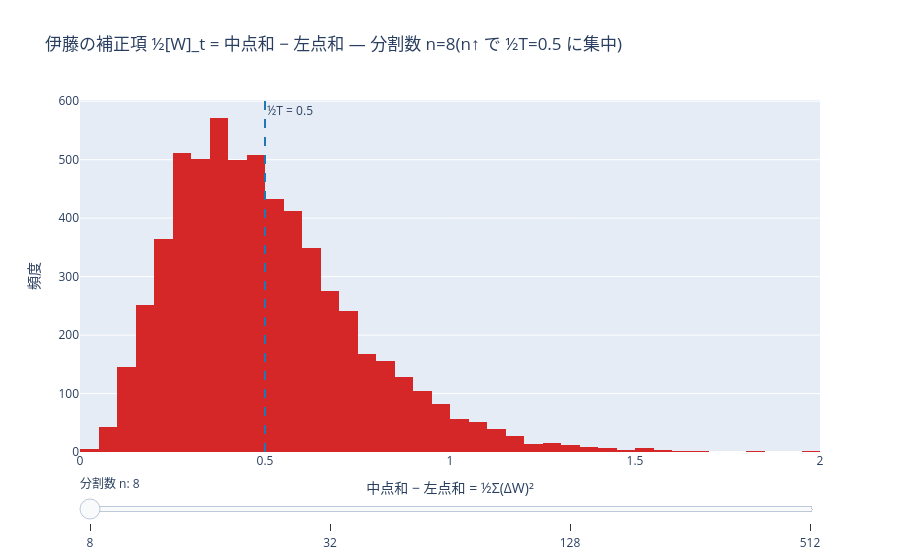

The notebook cell this image was saved under:
### Markdown cell above
### $\int_0^T W\,dW$ と伊藤 vs Stratonovich

左端点和は**伸縮（telescoping）**で厳密に評価できます。$\sum_i W_{t_i}\Delta W_i
=\tfrac12\big(W_T^2-\sum_i(\Delta W_i)^2\big)=\tfrac12\big(W_T^2-[W]_T\big)$ なので
$$\int_0^T W\,dW \;=\; \tfrac12 W_T^2 - \tfrac12 T \qquad(\text{伊藤}).$$
通常の微積分の $\tfrac12 W_T^2$ と比べた **$-\tfrac12 T$ が伊藤補正**です。
一方、中点評価（Stratonovich）は $\sum_i \tfrac12(W_{t_i}+W_{t_{i+1}})\Delta W_i=\tfrac12 W_T^2$ と
**厳密に**なり、補正は現れません。両者の差はちょうど $\tfrac12[W]_T\to\tfrac12 T$。

### Code cell
# 伊藤補正 = (中点和 − 左点和) = ½[W]_t → ½T （n↑ で集中）
pv.plotly_ito_correction().show()

# telescoping 恒等式は乱数に依らず厳密に成立
W = sde.brownian_paths(1.0, 400, 3000, rng=np.random.default_rng(3))
left = sde.ito_riemann_sum(W, alpha=0.0)
mid = sde.ito_riemann_sum(W, alpha=0.5)
qv = sde.quadratic_variation(W)
assert np.allclose(left, 0.5 * (W[:, -1] ** 2 - qv))   # 伊藤  ≡ ½(W_T² − [W]_T)
assert np.allclose(mid, 0.5 * W[:, -1] ** 2)            # Strat ≡ ½W_T²
print("telescoping 恒等式 OK   E[mid−left] =", float((mid - left).mean()), "≈ ½T = 0.5")

### Figure 1 — Plotly figure (JSON) as saved in the notebook; plotly's stock layout.template omitted (floating-point values rounded to 4 significant figures; data arrays with more than 128 entries replaced by an {"elided": "..."} marker saying what was removed)
{"data": [{"marker": {"color": "#d62728"}, "name": "n=8", "nbinsx": 60, "type": "histogram", "visible": true, "x": {"elided": "6000 float values"}}, {"marker": {"color": "#d62728"}, "name": "n=32", "nbinsx": 60, "type": "histogram", "visible": false, "x": {"elided": "6000 float values"}}, {"marker": {"color": "#d62728"}, "name": "n=128", "nbinsx": 60, "type": "histogram", "visible": false, "x": {"elided": "6000 float values"}}, {"marker": {"color": "#d62728"}, "name": "n=512", "nbinsx": 60, "type": "histogram", "visible": false, "x": {"elided": "6000 float values"}}], "layout": {"annotations": [{"showarrow": false, "text": "½T = 0.5", "x": 0.5, "xanchor": "left", "xref": "x", "y": 1, "yanchor": "top", "yref": "y domain"}], "shapes": [{"line": {"color": "#1f77b4", "dash": "dash"}, "type": "line", "x0": 0.5, "x1": 0.5, "xref": "x", "y0": 0, "y1": 1, "yref": "y domain"}], "sliders": [{"active": 0, "currentvalue": {"prefix": "分割数 n: "}, "steps": [{"args": [{"visible": [true, false, false, false]}, {"title.text": "伊藤の補正項 ½[W]_t = 中点和 − 左点和 — 分割数 n=8(n↑ で ½T=0.5 に集中)"}], "label": "8", "method": "update"}, {"args": [{"visible": [false, true, false, false]}, {"title.text": "伊藤の補正項 ½[W]_t = 中点和 − 左点和 — 分割数 n=32(n↑ で ½T=0.5 に集中)"}], "label": "32", "method": "update"}, {"args": [{"visible": [false, false, true, false]}, {"title.text": "伊藤の補正項 ½[W]_t = 中点和 − 左点和 — 分割数 n=128(n↑ で ½T=0.5 に集中)"}], "label": "128", "method": "update"}, {"args": [{"visible": [false, false, false, true]}, {"title.text": "伊藤の補正項 ½[W]_t = 中点和 − 左点和 — 分割数 n=512(n↑ で ½T=0.5 に集中)"}], "label": "512", "method": "update"}]}], "title": {"text": "伊藤の補正項 ½[W]_t = 中点和 − 左点和 — 分割数 n=8(n↑ で ½T=0.5 に集中)"}, "xaxis": {"title": {"text": "中点和 − 左点和 = ½Σ(ΔW)²"}}, "yaxis": {"title": {"text": "頻度"}}}}
